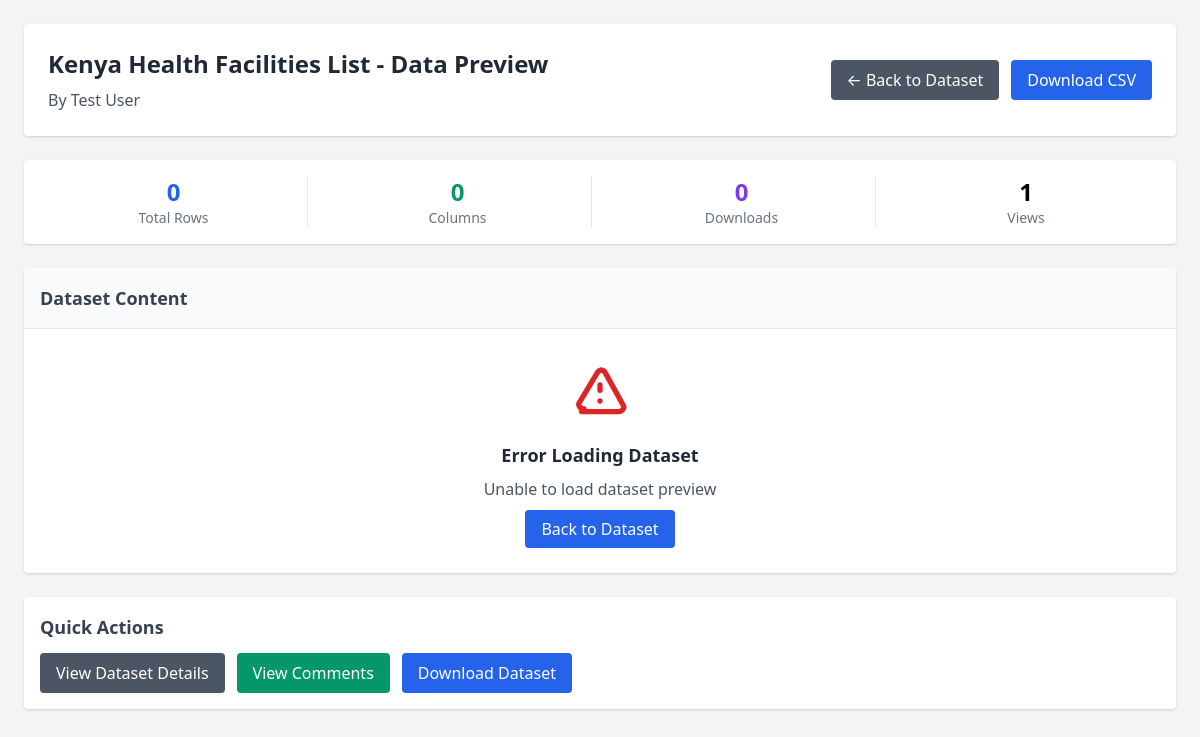
The page /dataset/dataset/5/preview/ on the database as committed earlier.
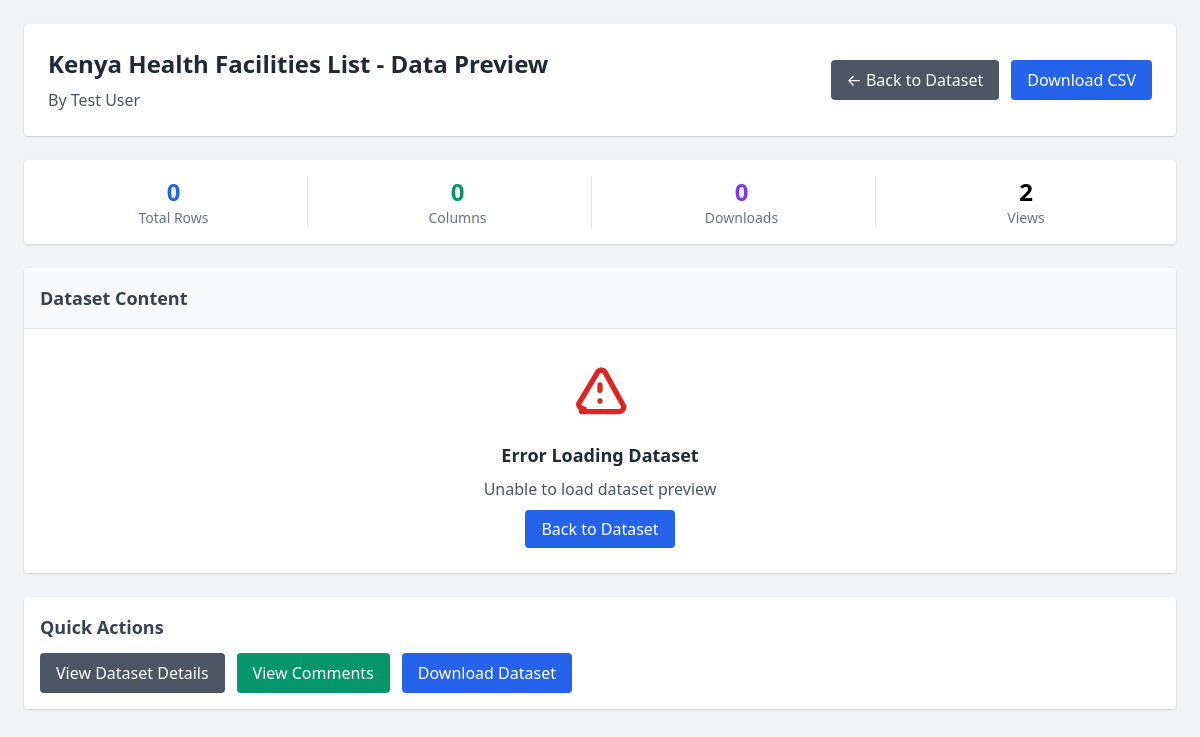
The same page on the database as committed later.
### dataset/models.py (models this page shows, shortened)
class Dataset(models.Model):
    DATASET_TYPES = [
        ('csv', 'CSV'),
        ('excel', 'Excel'),
    ]
    title = models.CharField(max_length=255)
    author = models.ForeignKey(settings.AUTH_USER_MODEL, on_delete=models.CASCADE, related_name='authored_datasets')
    file = models.FileField(upload_to='datasets/')
    dataset_type = models.CharField(max_length=10, choices=DATASET_TYPES)
    bio = models.TextField()
    topics = models.CharField(max_length=500, help_text="Comma-separated topics")
    rating = models.FloatField(default=0.0, validators=[MinValueValidator(0.0), MaxValueValidator(5.0)])
    downloads = models.PositiveIntegerField(default=0)
    views = models.PositiveIntegerField(default=0)
    created_at = models.DateTimeField(auto_now_add=True)
    updated_at = models.DateTimeField(auto_now=True)

### dataset/views.py (the view)
# urls.py: path('dataset/<int:dataset_id>/preview/', views.dataset_preview, name='dataset_preview'),
def dataset_preview(request, dataset_id):
    dataset = get_object_or_404(Dataset, id=dataset_id)
    try:
        if dataset.file:
            dataset.file.seek(0)
            file_content = dataset.file.read()
            if dataset.dataset_type == 'csv':
                df = pd.read_csv(io.BytesIO(file_content))
            elif dataset.dataset_type == 'excel':
                df = pd.read_excel(io.BytesIO(file_content))
            else:
                df = pd.read_csv(io.BytesIO(file_content))
            columns = df.columns.tolist()
            page_number = request.GET.get('page', 1)
            rows_per_page = 50
            total_rows = len(df)
            start_idx = (int(page_number) - 1) * rows_per_page
            end_idx = start_idx + rows_per_page
            preview_data = df.iloc[start_idx:end_idx].to_dict('records')
            has_previous = start_idx > 0
            has_next = end_idx < total_rows
            context = {
                'dataset': dataset,
                'columns': columns,
                'preview_data': preview_data,
                'current_page': int(page_number),
                'has_previous': has_previous,
                'has_next': has_next,
                'total_rows': total_rows,
                'start_row': start_idx + 1,
                'end_row': min(end_idx, total_rows),
                'author_name': dataset.author.get_full_name() or dataset.author.username,
            }
            return render(request, 'dataset/dataset_preview.html', context)
    except Exception as e:
        print(f"Error reading dataset file: {e}")
        context = {
            'dataset': dataset,
            'error_message': 'Unable to load dataset preview',
            'author_name': dataset.author.get_full_name() or dataset.author.username,
        }
        return render(request, 'dataset/dataset_preview.html', context)

### accounts/models.py (called while the page is built)
    def get_full_name(self):
        return self.full_name if self.full_name else self.username

### dataset/templates/dataset/dataset_preview.html (shortened to what this page needs)
{% load static %}
{% load dict_extras %}
<!DOCTYPE html>
<html lang="en">
<head>
  <link href="https://cdn.jsdelivr.net/npm/tailwindcss@2.2.19/dist/tailwind.min.css" rel="stylesheet">
</head>
<body class="bg-gray-100">
  <div class="max-w-7xl mx-auto p-6">
    <div class="bg-white p-6 rounded shadow mb-6">
      <div class="flex items-center justify-between">
        <div>
          <h1 class="text-2xl font-bold text-gray-800 mb-2">
            {% if dataset %}{{ dataset.title }} - Data Preview{% else %}Dataset Preview{% endif %}
          </h1>
          <p class="text-gray-600">
            By {% if author_name %}{{ author_name }}{% else %}Unknown Author{% endif %}
          </p>
        </div>
        <div class="flex space-x-3">
          {% if dataset %}
          <a href="{% url 'dataset_detail' dataset.id %}" class="bg-gray-600 text-white px-4 py-2 rounded hover:bg-gray-700">
            ← Back to Dataset
          </a>
          <a href="{% url 'download_dataset' dataset.id %}" class="bg-blue-600 text-white px-4 py-2 rounded hover:bg-blue-700">
            Download {% if dataset.dataset_type == 'csv' %}CSV{% elif dataset.dataset_type == 'excel' %}Excel{% else %}File{% endif %}
          </a>
          {% endif %}
        </div>
      </div>
    </div>
    {% if dataset %}
    <div class="bg-white p-4 rounded shadow mb-6">
      <div class="grid grid-cols-1 md:grid-cols-4 gap-4 text-center">
        <div class="border-r border-gray-200 last:border-r-0">
          <div class="text-2xl font-bold text-blue-600">{{ total_rows|default:0 }}</div>
          <div class="text-sm text-gray-500">Total Rows</div>
        </div>
        <div class="border-r border-gray-200 last:border-r-0">
          <div class="text-2xl font-bold text-green-600">{{ columns|length|default:0 }}</div>
          <div class="text-sm text-gray-500">Columns</div>
        </div>
        <div class="border-r border-gray-200 last:border-r-0">
          <div class="text-2xl font-bold text-purple-600">{{ dataset.downloads }}</div>
          <div class="text-sm text-gray-500">Downloads</div>
        </div>
        <div>
          <div class="text-2xl font-bold text-orange-600">{{ dataset.views }}</div>
          <div class="text-sm text-gray-500">Views</div>
        </div>
      </div>
    </div>
    {% endif %}
    <div class="bg-white rounded shadow overflow-hidden">
      <div class="p-4 bg-gray-50 border-b">
        <h2 class="text-lg font-semibold text-gray-700">Dataset Content</h2>
      </div>
      {% if error_message %}
      <div class="p-8 text-center">
        <div class="text-red-600 mb-4">
          <svg class="w-16 h-16 mx-auto mb-4" fill="none" stroke="currentColor" viewBox="0 0 24 24">
            <path stroke-linecap="round" stroke-linejoin="round" stroke-width="2" d="M12 9v2m0 4h.01m-6.938 4h13.856c1.54 0 2.502-1.667 1.732-2.5L13.732 4c-.77-.833-1.728-.833-2.498 0L4.316 15.5c-.77.833.192 2.5 1.732 2.5z"></path>
          </svg>
        </div>
        <h3 class="text-lg font-semibold text-gray-800 mb-2">Error Loading Dataset</h3>
        <p class="text-gray-600 mb-4">{{ error_message }}</p>
        {% if dataset %}
        <a href="{% url 'dataset_detail' dataset.id %}" class="bg-blue-600 text-white px-4 py-2 rounded hover:bg-blue-700">
          Back to Dataset
        </a>
        {% endif %}
      </div>
      {% endif %}
    </div>
    {% if dataset %}
    <div class="bg-white p-4 rounded shadow mt-6">
      <h3 class="text-lg font-semibold text-gray-700 mb-3">Quick Actions</h3>
      <div class="flex flex-wrap gap-3">
        <a href="{% url 'dataset_detail' dataset.id %}" class="bg-gray-600 text-white px-4 py-2 rounded hover:bg-gray-700">
          View Dataset Details
        </a>
        <a href="{% url 'dataset_comments' dataset.id %}" class="bg-green-600 text-white px-4 py-2 rounded hover:bg-green-700">
          View Comments
        </a>
        <a href="{% url 'download_dataset' dataset.id %}" class="bg-blue-600 text-white px-4 py-2 rounded hover:bg-blue-700">
          Download Dataset
        </a>
      </div>
    </div>
    {% endif %}
  </div>
</body>
</html>

Rows that differ between the two databases and show on the page:
changed Dataset "Kenya Health Facilities List": views "1" → "2"
